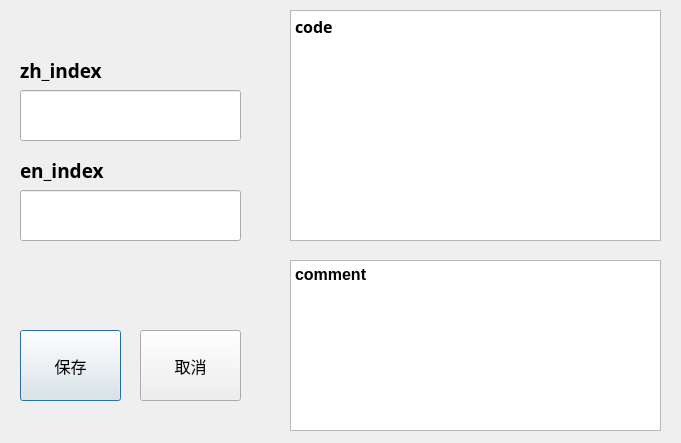
<?xml version="1.0" encoding="UTF-8"?>
<ui version="4.0">
 <class>Dialog</class>
 <widget class="QDialog" name="Dialog">
  <property name="geometry">
   <rect>
    <x>0</x>
    <y>0</y>
    <width>681</width>
    <height>443</height>
   </rect>
  </property>
  <property name="windowTitle">
   <string>Dialog</string>
  </property>
  <widget class="QTextEdit" name="new_data_code_edit">
   <property name="geometry">
    <rect>
     <x>290</x>
     <y>10</y>
     <width>371</width>
     <height>231</height>
    </rect>
   </property>
   <property name="font">
    <font>
     <family>Cascadia Code</family>
     <pointsize>12</pointsize>
     <bold>true</bold>
    </font>
   </property>
   <property name="html">
    <string>&lt;!DOCTYPE HTML PUBLIC &quot;-//W3C//DTD HTML 4.0//EN&quot; &quot;http://www.w3.org/TR/REC-html40/strict.dtd&quot;&gt;
&lt;html&gt;&lt;head&gt;&lt;meta name=&quot;qrichtext&quot; content=&quot;1&quot; /&gt;&lt;meta charset=&quot;utf-8&quot; /&gt;&lt;style type=&quot;text/css&quot;&gt;
p, li { white-space: pre-wrap; }
hr { height: 1px; border-width: 0; }
li.unchecked::marker { content: &quot;\2610&quot;; }
li.checked::marker { content: &quot;\2612&quot;; }
&lt;/style&gt;&lt;/head&gt;&lt;body style=&quot; font-family:'Cascadia Code'; font-size:12pt; font-weight:700; font-style:normal;&quot;&gt;
&lt;p style=&quot; margin-top:0px; margin-bottom:0px; margin-left:0px; margin-right:0px; -qt-block-indent:0; text-indent:0px;&quot;&gt;&lt;span style=&quot; font-family:'Microsoft YaHei UI';&quot;&gt;code&lt;/span&gt;&lt;/p&gt;&lt;/body&gt;&lt;/html&gt;</string>
   </property>
  </widget>
  <widget class="QTextEdit" name="new_data_comment_edit">
   <property name="geometry">
    <rect>
     <x>290</x>
     <y>260</y>
     <width>371</width>
     <height>171</height>
    </rect>
   </property>
   <property name="html">
    <string>&lt;!DOCTYPE HTML PUBLIC &quot;-//W3C//DTD HTML 4.0//EN&quot; &quot;http://www.w3.org/TR/REC-html40/strict.dtd&quot;&gt;
&lt;html&gt;&lt;head&gt;&lt;meta name=&quot;qrichtext&quot; content=&quot;1&quot; /&gt;&lt;meta charset=&quot;utf-8&quot; /&gt;&lt;style type=&quot;text/css&quot;&gt;
p, li { white-space: pre-wrap; }
hr { height: 1px; border-width: 0; }
li.unchecked::marker { content: &quot;\2610&quot;; }
li.checked::marker { content: &quot;\2612&quot;; }
&lt;/style&gt;&lt;/head&gt;&lt;body style=&quot; font-family:'Microsoft YaHei UI'; font-size:9pt; font-weight:400; font-style:normal;&quot;&gt;
&lt;p style=&quot; margin-top:0px; margin-bottom:0px; margin-left:0px; margin-right:0px; -qt-block-indent:0; text-indent:0px;&quot;&gt;&lt;span style=&quot; font-size:12pt; font-weight:700;&quot;&gt;comment&lt;/span&gt;&lt;/p&gt;&lt;/body&gt;&lt;/html&gt;</string>
   </property>
  </widget>
  <widget class="QLineEdit" name="new_data_zh_index">
   <property name="geometry">
    <rect>
     <x>20</x>
     <y>90</y>
     <width>221</width>
     <height>51</height>
    </rect>
   </property>
  </widget>
  <widget class="QLineEdit" name="new_data_en_index">
   <property name="geometry">
    <rect>
     <x>20</x>
     <y>190</y>
     <width>221</width>
     <height>51</height>
    </rect>
   </property>
  </widget>
  <widget class="QPushButton" name="new_data_save">
   <property name="geometry">
    <rect>
     <x>20</x>
     <y>330</y>
     <width>101</width>
     <height>71</height>
    </rect>
   </property>
   <property name="font">
    <font>
     <pointsize>12</pointsize>
    </font>
   </property>
   <property name="text">
    <string>保存</string>
   </property>
  </widget>
  <widget class="QLabel" name="label">
   <property name="geometry">
    <rect>
     <x>20</x>
     <y>60</y>
     <width>91</width>
     <height>21</height>
    </rect>
   </property>
   <property name="font">
    <font>
     <family>Cascadia Code</family>
     <pointsize>14</pointsize>
     <bold>true</bold>
    </font>
   </property>
   <property name="text">
    <string>zh_index</string>
   </property>
  </widget>
  <widget class="QLabel" name="label_3">
   <property name="geometry">
    <rect>
     <x>20</x>
     <y>160</y>
     <width>91</width>
     <height>21</height>
    </rect>
   </property>
   <property name="font">
    <font>
     <family>Cascadia Code</family>
     <pointsize>14</pointsize>
     <bold>true</bold>
    </font>
   </property>
   <property name="text">
    <string>en_index</string>
   </property>
  </widget>
  <widget class="QPushButton" name="new_data_cancel">
   <property name="geometry">
    <rect>
     <x>140</x>
     <y>330</y>
     <width>101</width>
     <height>71</height>
    </rect>
   </property>
   <property name="font">
    <font>
     <pointsize>12</pointsize>
    </font>
   </property>
   <property name="text">
    <string>取消</string>
   </property>
  </widget>
 </widget>
 <resources/>
 <connections/>
</ui>
